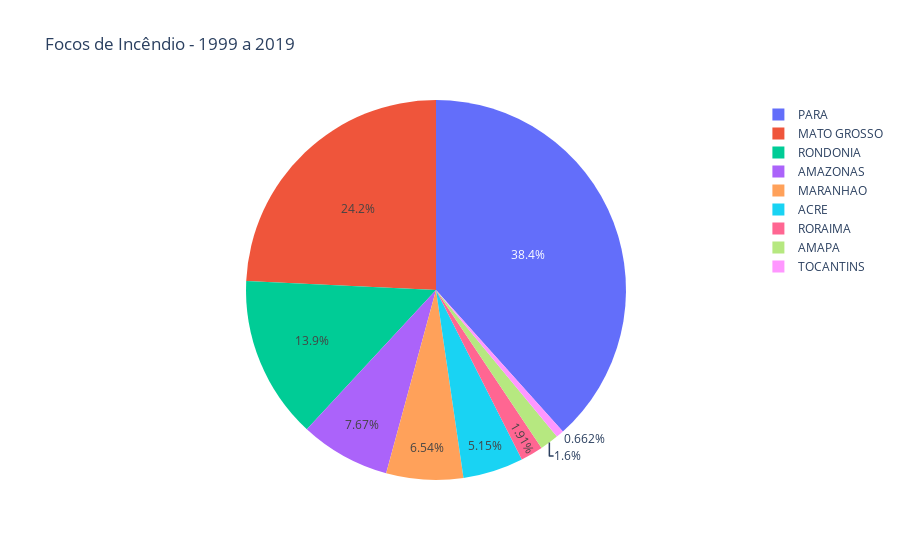

Notebook source saved alongside this figure:
### Code cell
df2_grouped = df2.groupby('state')['firespots'].sum().reset_index()
fig = go.Figure()
fig.add_trace(go.Pie(labels=df2_grouped['state'],values=df2_grouped['firespots']))
fig.update_layout(title='Focos de Incêndio - 1999 a 2019',)

fig.show()

### Figure 1 — Plotly figure (JSON) as saved in the notebook; plotly's stock layout.template omitted (floating-point values rounded to 4 significant figures)
{"data": [{"labels": ["ACRE", "AMAPA", "AMAZONAS", "MARANHAO", "MATO GROSSO", "PARA", "RONDONIA", "RORAIMA", "TOCANTINS"], "type": "pie", "values": [126471, 39337, 188483, 160543, 595378, 942283, 340517, 46981, 16254]}], "layout": {"title": {"text": "Focos de Incêndio - 1999 a 2019"}}}
